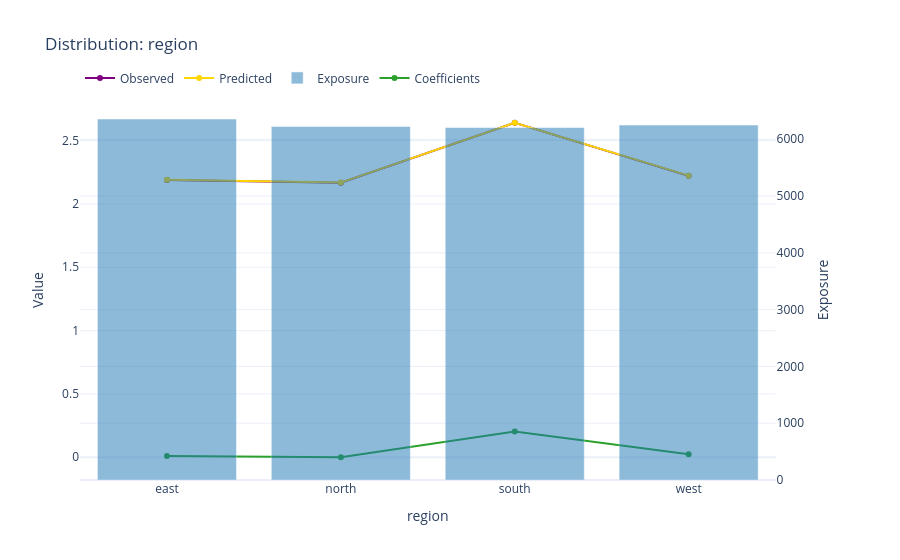

Write notebook code for a chart like this one.
### Code cell
best_glm.plot(X, y, w, "region")

### Figure 1 — Plotly figure (JSON) as saved in the notebook; plotly's stock layout.template omitted (floating-point values rounded to 4 significant figures)
{"data": [{"line": {"color": "#800080"}, "marker": {"color": "#800080"}, "mode": "lines+markers", "name": "Observed", "type": "scatter", "x": ["east", "north", "south", "west"], "xaxis": "x", "y": [2.189, 2.167, 2.64, 2.221], "yaxis": "y"}, {"line": {"color": "#FFD700"}, "marker": {"color": "#FFD700"}, "mode": "lines+markers", "name": "Predicted", "type": "scatter", "x": ["east", "north", "south", "west"], "xaxis": "x", "y": [2.19, 2.168, 2.641, 2.223], "yaxis": "y"}, {"marker": {"color": "#1f77b4"}, "name": "Exposure", "opacity": 0.5, "type": "bar", "x": ["east", "north", "south", "west"], "xaxis": "x", "y": [6357.0, 6226.0, 6207.0, 6250.0], "yaxis": "y2"}, {"line": {"color": "#2ca02c"}, "marker": {"color": "#2ca02c"}, "mode": "lines+markers", "name": "Coefficients", "type": "scatter", "x": ["east", "north", "south", "west"], "xaxis": "x", "y": [0.01065, 0.0, 0.2041, 0.02303], "yaxis": "y"}], "layout": {"legend": {"orientation": "h", "x": 0, "xanchor": "left", "y": 1.02, "yanchor": "bottom"}, "title": {"text": "Distribution: region"}, "xaxis": {"anchor": "y", "categoryarray": ["east", "north", "south", "west"], "categoryorder": "array", "domain": [0, 0.94], "title": {"text": "region"}, "type": "category"}, "yaxis": {"anchor": "x", "domain": [0, 1], "title": {"text": "Value"}}, "yaxis2": {"anchor": "x", "overlaying": "y", "side": "right", "title": {"text": "Exposure"}}}}
